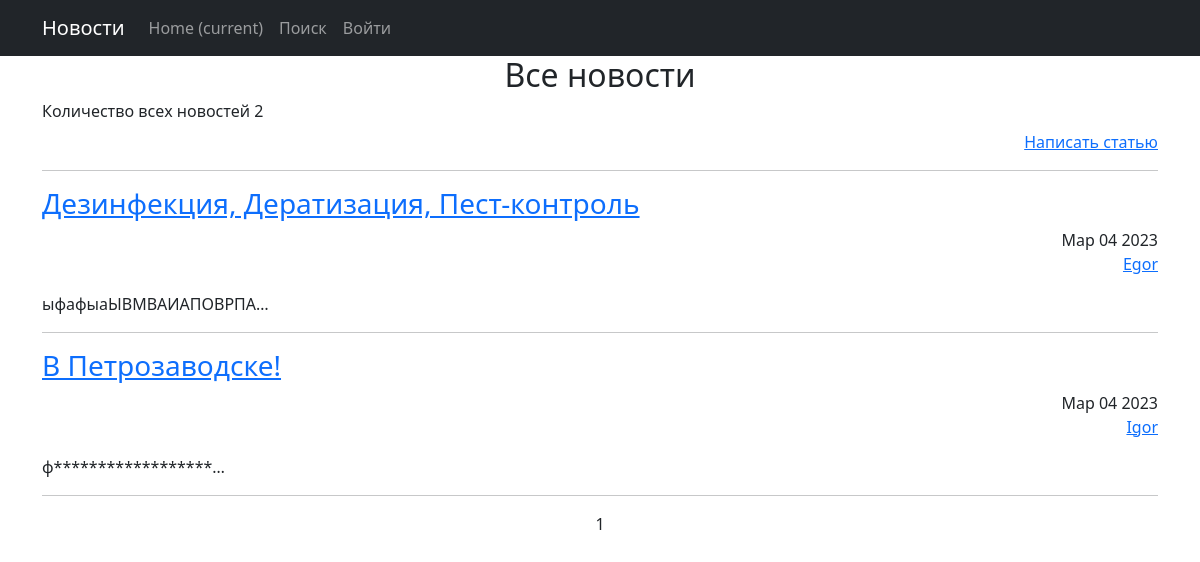
Before: /news/ with the older database file.
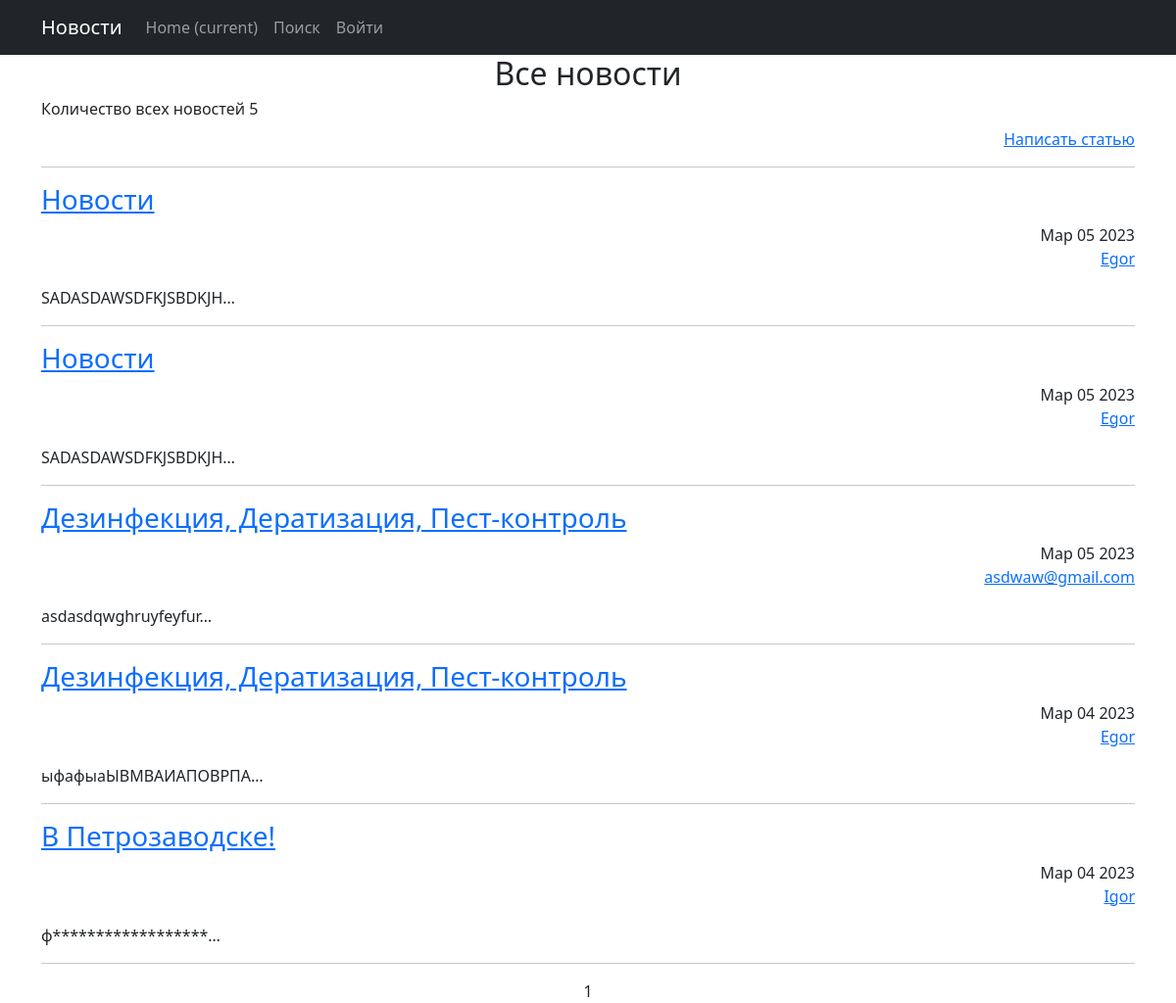
After: the same page with the newer database file.
### portal/models.py (models this page shows, shortened)
class Post(models.Model):
    author = models.ForeignKey(Author, on_delete=models.CASCADE)
    date_in = models.DateTimeField(auto_now_add=True)
    TYPE_CATEGORY = [
        ('NW', 'Новость'),
        ('AR', 'Статья')
    ]
    type_category = models.CharField(max_length=2, choices=TYPE_CATEGORY, default='NW')
    category = models.ManyToManyField(Category, through='PostCategory')
    title = models.CharField(max_length=128)
    text = models.TextField()
    rating = models.SmallIntegerField(default=0)

class Author(models.Model):
    name = models.OneToOneField(User, on_delete=models.CASCADE)
    rating = models.SmallIntegerField(default=0)
    def __str__(self):
        return f'{self.name}'

### portal/views.py (the view)
# urls.py: path('', PostList.as_view(), name='PostList'),
class PostList(ListView):
    model = Post
    template_name = 'portal/PostList.html'
    context_object_name = 'PostList'
    ordering = '-date_in'
    paginate_by = 10

### portal/templatetags/custom_filters.py (called while the page is built)
@register.filter()
def censor(value: str):
    forbidden = ['фыавфывцйуйуцйыфвывфывфцуй']
    for _ in value.split():
        if _.isalpha() and _.lower() in forbidden:
            value = value.replace(_, f'{_[0]}{"*" * (len(_) - 1)}')
    return value

### templates/portal/PostList.html (shortened to what this page needs)
{% extends 'flatpages/default.html' %}
{% load custom_filters %}
{% load custom_tags %}
{% block content%}
<h2 align="center">Все новости</h2>
<h6 align="left">Количество всех новостей {{ PostList|length}}</h6>
<p align="right"><a href="{% url 'PostCreate' %}">Написать статью</a></p>
<hr>
{% for post in PostList %}
    <article class="article">
        <h3 class="article__title" align="left">
            <a href="{% url 'PostDetail' pk=post.pk %}">{{ post.title|censor }}</a>
        </h3>
        <div class="article__author author-article" align="right" >
            <time class="article__datetime" >{{ post.date_in|date:'M d Y' }}</time>
            <p><a class="author-article__link" href="#">{{ post.author }}</a></p>
        </div>
        <div class="article__content" align="left">
            {{ post.text|censor|truncatechars:20 }}
        </div>
    </article>
    <hr>
{% endfor %}
   {{ page_obj.number }}
{% endblock content%}

### templates/flatpages/default.html (shortened to what this page needs)
<!DOCTYPE html>
<html lang="en">
    <head>
        {% load static %}
        <link href="{% static 'css/styles.css' %}" rel="stylesheet" />
    </head>
    <body>
        <nav class="navbar navbar-expand-lg navbar-dark bg-dark static-top">
           <div class="container">
               <a class="navbar-brand" href="{% url 'PostList' %}">Новости</a>
               <div class="collapse navbar-collapse" id="navbarResponsive">
                   <ul class="navbar-nav ml-auto">
                       <li class="nav-item active">
                           <a class="nav-link" href="#">Home
                               <span class="sr-only">(current)</span>
                           </a>
                       </li>
                       <li class="nav-item">
                           <a class="nav-link" href="{% url 'PostListSearch' %}">Поиск</a>
                       </li>
                       {% if not request.user.is_authenticated %}
                       <li class="nav-item">
                           <a class="nav-link" href="/accounts/login/">Войти</a>
                       </li>
                       {% else %}
                       <li class="nav-item">
                           <a class="nav-link" href="/accounts/logout/">Выйти</a>
                       </li>
                       {% endif %}
                   </ul>
               </div>
           </div>
        </nav>
        <div class="container">
           <div class="row">
               <div class="col-lg-12 text-center">
                   {% block content %}{% endblock content %}
               </div>
           </div>
        </div>
    </body>
</html>

Changed rows visible on the page:
added Post: title|censor "Новости", date_in "Мар 05 2023", author "Egor", text|censor "SADASDAWSDFKJSBDKJH…"
added Post: title|censor "Новости", date_in "Мар 05 2023", author "Egor", text|censor "SADASDAWSDFKJSBDKJH…"
added Post: title|censor "Дезинфекция, Дератизация, Пест-контроль", date_in "Мар 05 2023", author "asdwaw@gmail.com", text|censor "asdasdqwghruyfeyfur…"
Other visible differences:
{{ PostList|length }}: "2" → "5"
